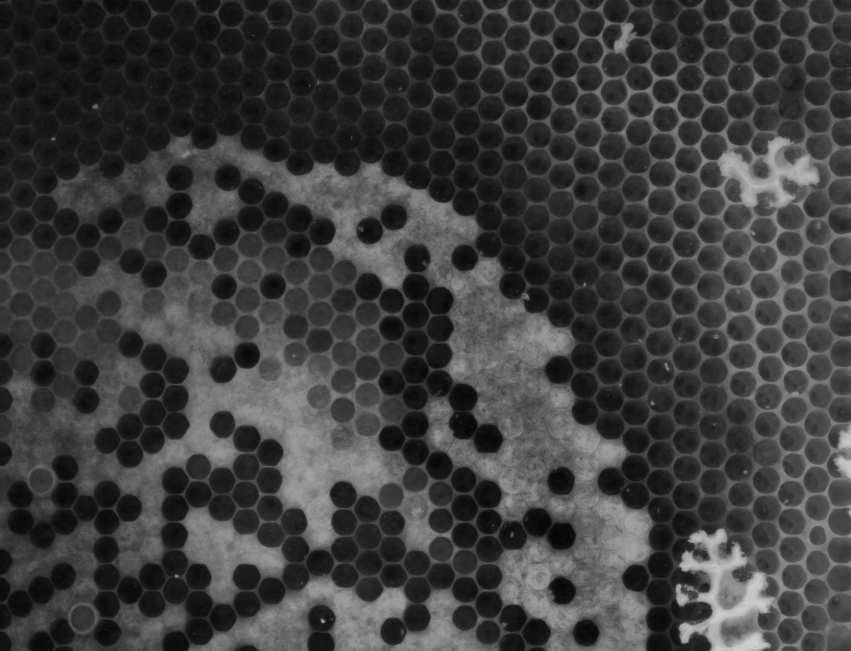
#> input picture segmentation_restruct/annotator/cell_finder/performance_validation/ground_truth/20240603_cam-2.png, 1702 x 1301 px, found by its file name (shown at 1/2 size)
$ python testing_things.py
#> lines starting #> are read from the running program, lines starting #| are printed output that depends on the picture
import cv2
import numpy as np
import matplotlib.pyplot as plt
import matplotlib.patches as mpatches
from pathlib import Path
import uuid
from collections import defaultdict
from dataclasses import dataclass, field
from sklearn.linear_model import LinearRegression
from sklearn.cluster import DBSCAN, KMeans
from segmentation_restruct.annotator.cell_finder.utils import show_cells_on_image
from sklearn.neighbors import NearestNeighbors


# [271 lines left out: functions test_hough_lines, detect_frame, detect_frame_contour, detect_frame_downscaled, my_test, generate_hexagon_template and 1 more, not called in this run]


# test_cell_templates()


def test_cell_estimation_pipeline():
    img_path = Path(
        r"C:\Users\sturmd\Documents\Development\Privates\honeybee_cells_segmentation_inference\segmentation_restruct\annotator\cell_finder\performance_validation\ground_truth\20240603_cam-2.png"
    )
    template_folder = Path(__file__).parent / "pattern_matching"
    gray = cv2.imread(str(img_path), cv2.IMREAD_GRAYSCALE)
#> gray is the input picture: shape (1301, 1702); min 6, max 210, mean 60.9
    clahe_img = _apply_clahe(gray)
#> in _apply_clahe, `return clahe.apply(img)`:
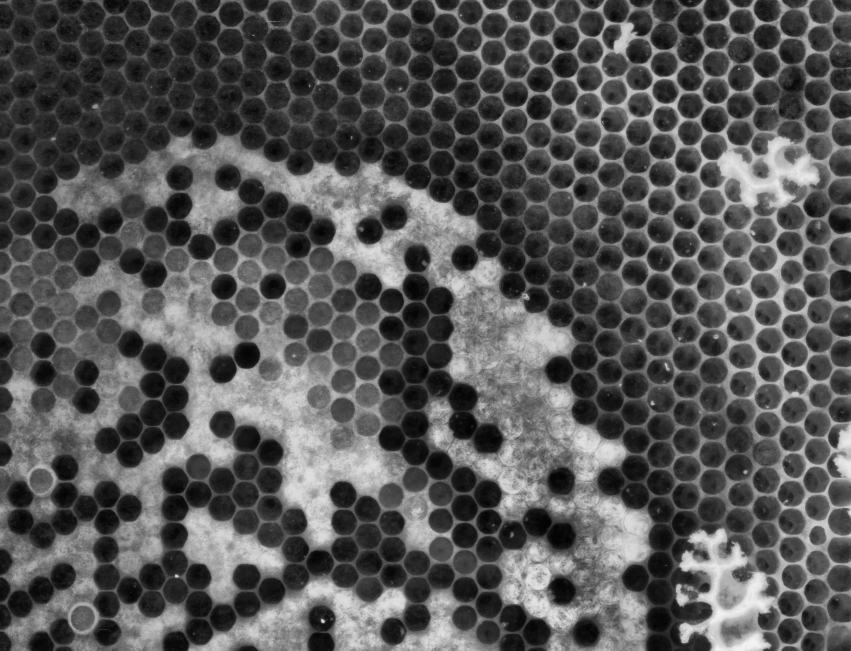
#> returned value: shape (1301, 1702) (shown at 1/2 size); min 2, max 243, mean 85.7
    temp_match_res = _template_matching(gray_image=clahe_img, template_folder=template_folder)
    filtered_matches = _non_max_suppression(temp_match_res)

    seed_points = np.array([(x, y) for x, y, _, _ in filtered_matches])

    # lattice_vectors = estimate_lattice_vectors(seed_points)
    lattice_vectors = estimate_lattice_vectors_by_angle_clustering(seed_points)

    # color = cv2.cvtColor(gray, cv2.COLOR_GRAY2BGR)
    # show_cells_on_image(color, filtered_matches)
    graph = HexLatticeGraph(
        seed_points=seed_points,
        lattice_vectors=lattice_vectors,
        tolerance=17.0,
        image_size=tuple(reversed(gray.shape)),
        bidirectional=False,
    )
    graph.grow_graph_iteratively(n_iterations=5)

    # [15 lines of commented-out code are left out]
    show_lattice_vectors_on_image(clahe_img, seed_points, lattice_vectors)


def _template_matching(
    gray_image,
    template_folder: Path,
    threshold: float = 0.725,
    scale_factor: float = 0.425,
) -> list[tuple]:
#> called with threshold = 0.725, scale_factor = 0.425
    assert template_folder.is_dir(), f"Template folder does not exist: {template_folder}"

    results = []
    for template_path in template_folder.glob("*.png"):
        template = cv2.imread(str(template_path), cv2.IMREAD_GRAYSCALE)
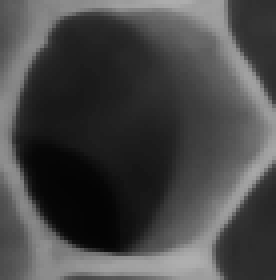
#> input picture segmentation_restruct/annotator/cell_finder/pattern_matching/cell_0.png, 69 x 70 px (shown 4 times larger)
#> template is the input picture: shape (70, 69); min 4, max 175, mean 71
        if template is None:
            continue

        w, h = template.shape[::-1]
#> w = 69; h = 70
        result = cv2.matchTemplate(gray_image, template, cv2.TM_CCOEFF_NORMED)
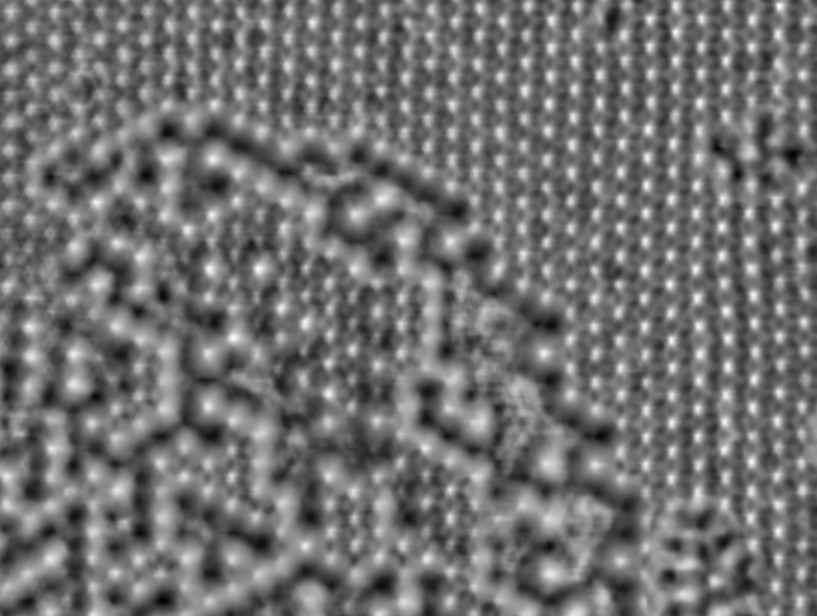
#> result: shape (1232, 1634) float32 (shown at 1/2 size); min -0.597, max 0.75, mean -0.00013; drawn with min black and max white
        locations = np.where(result >= threshold)
#> locations = 46 positions, rows 10 to 1063, columns 464 to 1559

        for pt in zip(*locations[::-1]):
            score = result[pt[1], pt[0]]
            center_x = pt[0] + w // 2
            center_y = pt[1] + h // 2
            # radius = int(min(w, h) * scale_factor)
            radius = 24
            results.append((center_x, center_y, radius, score))
#> this loop made 46 passes
#> (pt, score, center_x, center_y) on passes 1 to 12: ((1558, 10), 0.733, 1592, 45), ((1559, 10), 0.727, 1593, 45), ((1557, 11), 0.736, 1591, 46), ((1558, 11), 0.75, 1592, 46), ((1559, 11), 0.744, 1593, 46), ((1557, 12), 0.734, 1591, 47), ((1558, 12), 0.75, 1592, 47), ((1559, 12), 0.745, 1593, 47), ((1558, 13), 0.741, 1592, 48), ((1559, 13), 0.737, 1593, 48), ((1558, 14), 0.726, 1592, 49), ((516, 535), 0.729, 550, 570)
#> after the loop, results = 46 items, first 6: (1592, 45, 24, 0.733), (1593, 45, 24, 0.727), (1591, 46, 24, 0.736), (1592, 46, 24, 0.75), (1593, 46, 24, 0.744), (1591, 47, 24, 0.734)
#> pass 2 of the loop in _template_matching, `for template_path in template_folder.glob("*.png"):`:
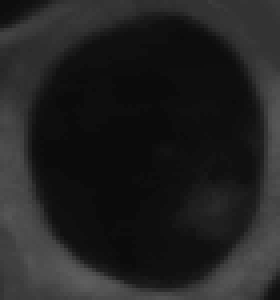
#> input picture segmentation_restruct/annotator/cell_finder/pattern_matching/cell_07.png, 70 x 75 px (shown 4 times larger)
#> in _template_matching, template is the input picture: shape (75, 70); min 11, max 94, mean 33.5
#> in _template_matching, `result = cv2.matchTemplate(gray_image, template, cv2.TM_CCOEFF_NORMED)`:
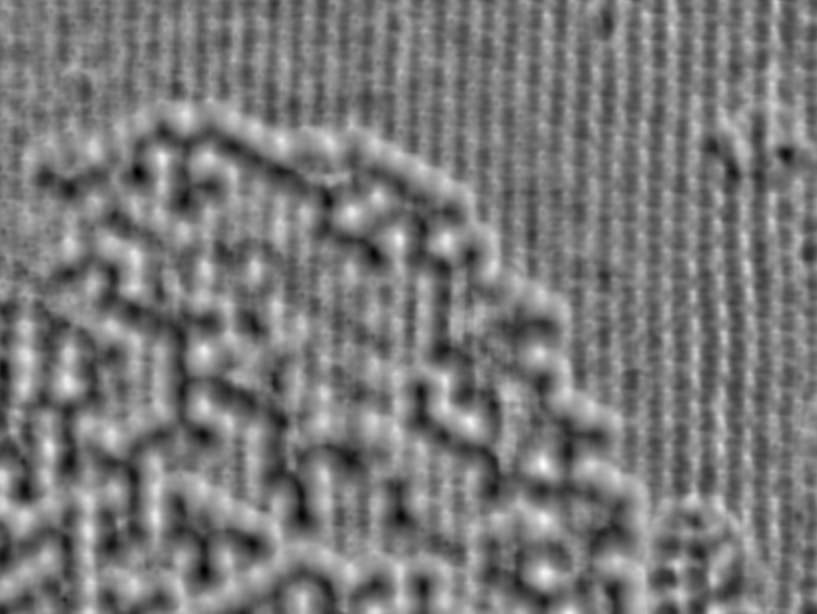
#> result: shape (1227, 1633) float32 (shown at 1/2 size); min -0.746, max 0.818, mean 0.00128; drawn with min black and max white
#> locations = 236 positions, rows 474 to 1149, columns 796 to 1093
#> the loop in _template_matching, `for pt in zip(*locations[::-1]):` made 236 passes
#> (pt, score, center_x, center_y) on passes 1 to 3: ((796, 474), 0.728, 831, 511), ((797, 474), 0.734, 832, 511), ((798, 474), 0.732, 833, 511)
#> after the loop in _template_matching, `for pt in zip(*locations[::-1]):`: results = 282 items, first 6: (1592, 45, 24, 0.733), (1593, 45, 24, 0.727), (1591, 46, 24, 0.736), (1592, 46, 24, 0.75), (1593, 46, 24, 0.744), (1591, 47, 24, 0.734)
#> pass 3 of the loop in _template_matching, `for template_path in template_folder.glob("*.png"):`:
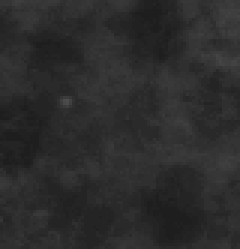
#> input picture segmentation_restruct/annotator/cell_finder/pattern_matching/cell_08.png, 80 x 83 px (shown 3 times larger)
#> in _template_matching, template is the input picture: shape (83, 80); min 30, max 77, mean 44
#> in _template_matching, `result = cv2.matchTemplate(gray_image, template, cv2.TM_CCOEFF_NORMED)`:
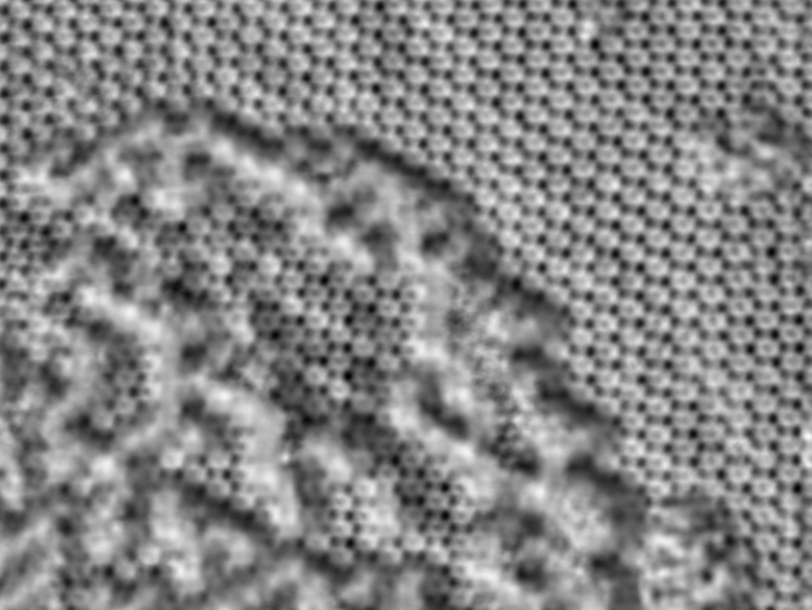
#> result: shape (1219, 1623) float32 (shown at 1/2 size); min -0.515, max 0.476, mean 0.000513; drawn with min black and max white
#> locations = (empty array, empty array)
#> in test_cell_estimation_pipeline, `temp_match_res = _template_matching(gray_image=clahe_img, template_fol..`: temp_match_res has the same summary as results in _template_matching

    return results


def _apply_clahe(img, clipLimit=2.0, tileGridSize=(8, 8)):

    if img.dtype in [np.float32, np.float64]:
        img = (img * 255).clip(0, 255).astype(np.uint8)

    clahe = cv2.createCLAHE(clipLimit=clipLimit, tileGridSize=tileGridSize)
    return clahe.apply(img)


def _non_max_suppression(matches, overlap_thresh=0.3):
#> called with overlap_thresh = 0.3
    if len(matches) == 0:
        return []

    boxes = np.array([[x - r, y - r, x + r, y + r] for x, y, r, _ in matches])
#> boxes = 282 rows, first 6: [1568, 21, 1616, 69], [1569, 21, 1617, 69], [1567, 22, 1615, 70], [1568, 22, 1616, 70], [1569, 22, 1617, 70], [1567, 23, 1615, 71]
    scores = np.array([score for *_, score in matches])
#> scores = 282 values, max 0.818 at index 163, min 0.725 at index 40, mean 0.749

    x1 = boxes[:, 0]
#> x1 = 282 values, max 1569 at index 1, min 474 at index 22, mean 1038.7
    y1 = boxes[:, 1]
#> y1 = 282 values, max 1162 at index 279, min 21 at index 0, mean 878.7
    x2 = boxes[:, 2]
#> x2 = 282 values, max 1617 at index 1, min 522 at index 22, mean 1086.7
    y2 = boxes[:, 3]
#> y2 = 282 values, max 1210 at index 279, min 69 at index 0, mean 926.7

    areas = (x2 - x1 + 1) * (y2 - y1 + 1)
#> areas = 282 values from 2401 to 2401
    order = scores.argsort()[::-1]
#> order = 282 values, max 281 at index 249, min 0 at index 190, mean 140.5

    keep = []
    while order.size > 0:
        i = order[0]
        keep.append(i)

        xx1 = np.maximum(x1[i], x1[order[1:]])
        yy1 = np.maximum(y1[i], y1[order[1:]])
        xx2 = np.minimum(x2[i], x2[order[1:]])
        yy2 = np.minimum(y2[i], y2[order[1:]])

        w = np.maximum(0.0, xx2 - xx1 + 1)
        h = np.maximum(0.0, yy2 - yy1 + 1)
        inter = w * h
        ovr = inter / (areas[i] + areas[order[1:]] - inter)

        inds = np.where(ovr <= overlap_thresh)[0]
        order = order[inds + 1]
#> this loop made 10 passes
#> i on passes 1 to 10: 163, 81, 27, 6, 260, 16, 55, 43, 36, 227
#> after the loop, keep = [163, 81, 27, 6, 260, 16, 55, 43, 36, 227]; order = empty array
#> in test_cell_estimation_pipeline, `filtered_matches = _non_max_suppression(temp_match_res)`: filtered_matches = [(1121, 966, 24, 0.818), (974, 879, 24, 0.75), (499, 710, 24, 0.75), (1592, 47, 24, 0.75), (1124, 1183, 24, 0.75), (550, 572, 24, 0.741), (833, 513, 24, 0.74), (1590, 1097, 24, 0.739), (1536, 958, 24, 0.736), (1123, 1076, 24, 0.734)]
#> in test_cell_estimation_pipeline, `seed_points = np.array([(x, y) for x, y, _, _ in filtered_matches])`: seed_points = [[1121, 966], [974, 879], [499, 710], [1592, 47], [1124, 1183], [550, 572], [833, 513], [1590, 1097], [1536, 958], [1123, 1076]]

    return [matches[i] for i in keep]


# [20 lines left out: function estimate_lattice_vectors, not called in this run]


def estimate_lattice_vectors_by_angle_clustering(
    seed_points_xy: np.ndarray,
    k: int = 6,
    n_axes: int = 3,
    expected_spacing: float = 48.0,
    tolerance: float = 15.0,
) -> np.ndarray:
    """
    Estimate dominant lattice directions by clustering angles of neighbor vectors.

    Returns:
        lattice_vectors: n_axes x 2 array of unit lattice vectors scaled by mean spacing
    """
#> called with seed_points_xy = array of shape (10, 2), k = 6, n_axes = 3, expected_spacing = 48, tolerance = 15
    min_dist = expected_spacing - tolerance
    max_dist = expected_spacing + tolerance

    nbrs = NearestNeighbors(n_neighbors=k + 1).fit(seed_points_xy)
    distances, indices = nbrs.kneighbors(seed_points_xy)

    raw_vectors = []
    for i, idxs in enumerate(indices):
        origin = seed_points_xy[i]
        for j in idxs[1:]:  # skip self
            target = seed_points_xy[j]
            vec = target - origin
            dist = np.linalg.norm(vec)
            if min_dist <= dist <= max_dist:
                raw_vectors.append(vec)
#> this loop made 10 passes
#> (idxs, origin) on passes 1 to 10: ([0, 9, 1, 4, 8, 7, 6], [1121, 966]), ([1, 0, 9, 4, 6, 2, 5], [974, 879]), ([2, 5, 6, 1, 0, 9, 4], [499, 710]), ([3, 6, 8, 0, 1, 7, 9], [1592, 47]), ([4, 9, 0, 1, 8, 7, 6], [1124, 1183]), ([5, 2, 6, 1, 0, 9, 4], [550, 572]), ([6, 5, 2, 1, 0, 9, 4], [833, 513]), ([7, 8, 9, 4, 0, 1, 6], [1590, 1097]), ([8, 7, 0, 9, 4, 1, 6], [1536, 958]), ([9, 4, 0, 1, 8, 7, 6], [1123, 1076])
#> after the loop, raw_vectors = []

    if not raw_vectors:
#> (the run stopped early here; a loop or call above may not have finished)
